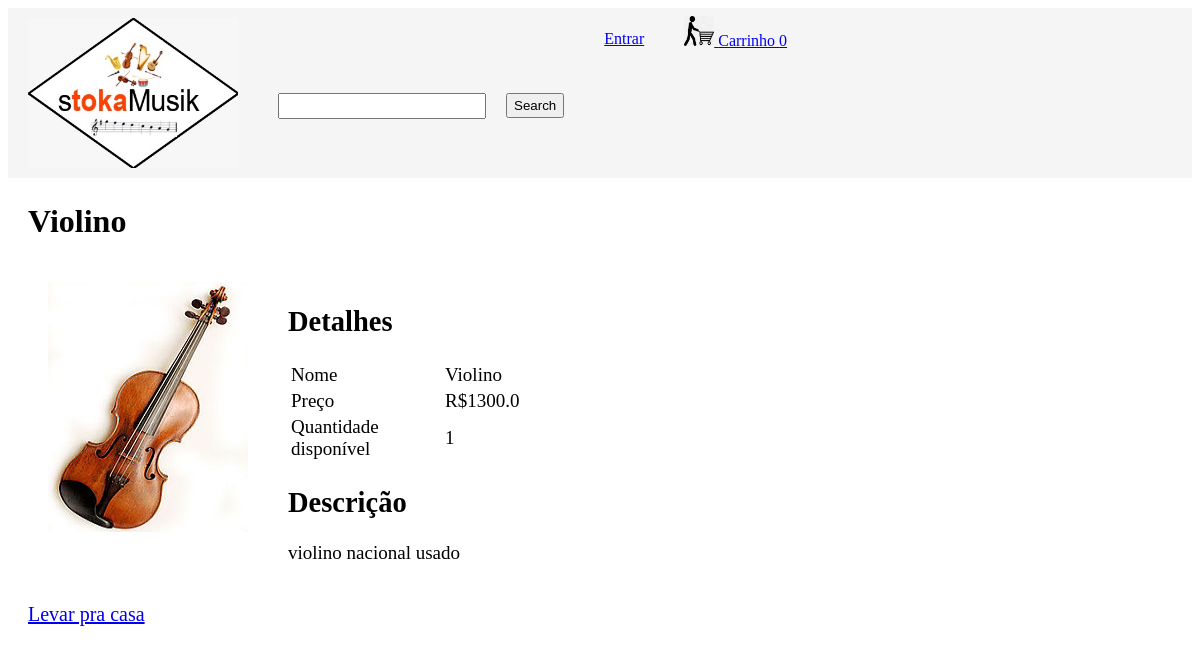
/productDescription?productId=2, run on the app's committed database.
### tables this page shows
CREATE TABLE products
  (productId INTEGER PRIMARY KEY,
  name TEXT,
  price REAL,
  description TEXT,
  image TEXT,
  stock INTEGER,
  categoryId INTEGER,
  FOREIGN KEY(categoryId) REFERENCES categories(categoryId)
  );

### main.py (the view)
@app.route('/productDescription')
def productDescription():
    loggedIn, firstName, noOfItems = getLoginDetails()
    productId = request.args.get('productId')
    with sqlite3.connect('database.db') as conn:
        cur = conn.cursor()
        cur.execute('SELECT productId, name, price, description, image, stock FROM products WHERE productId = ?', (productId, ))
        productData = cur.fetchone()
    conn.close()
    return render_template("productDescription.html", data=productData, loggedIn = loggedIn, firstName = firstName, noOfItems = noOfItems)

### main.py (called while the page is built)
def getLoginDetails():
    with sqlite3.connect('database.db') as conn:
        cur = conn.cursor()
        if 'email' not in session:
            loggedIn = False
            firstName = ''
            noOfItems = 0
        else:
            loggedIn = True
            cur.execute("SELECT userId, firstName FROM users WHERE email = ?", (session['email'], ))
            userId, firstName = cur.fetchone()
            cur.execute("SELECT count(productId) FROM kart WHERE userId = ?", (userId, ))
            noOfItems = cur.fetchone()[0]
    return (loggedIn, firstName, noOfItems)

### templates/productDescription.html (shortened to what this page needs)
<!DOCTYPE HTML>
<html>
<head>
<link rel="stylesheet" href={{url_for('static', filename='css/productDescription.css')}} />
<link rel="stylesheet" href={{ url_for('static', filename='css/topStyle.css')}} />
</head>
<body>
<div id="title">
	<a href="/">
		<img id="logo" src= {{ url_for('static', filename='images/stoka_logo.jpeg') }} />
	</a>
	<form>
		<input id="searchBox" type="text" name="searchQuery">
		<input id="searchButton" type="submit" value="Search">
	</form>
	{% if not loggedIn %}
	<div id="signInButton">
		<a class="link" href="/loginForm">Entrar</a>
	</div>
	{% endif %}
	<div id="kart">
		<a class="link" href="/cart">
			<img src={{url_for('static', filename='images/carrinho2.png')}} id="cartIcon" />
			Carrinho {{noOfItems}}
		</a>
	</div>
</div>
<div id="display">
	<div id="productName">
		<h1>{{data[1]}}</h1>
	</div>
	<div>
		<img src={{url_for('static', filename='uploads/'+data[4]) }} id="productImage"/>
	</div>
	<div id="productDescription">
		<h2>Detalhes</h2>
		<table id="descriptionTable">
			<tr>
				<td>Nome</td>
				<td>{{data[1]}}</td>
			</tr>
			<tr>
				<td>Preço</td>
				<td>R${{data[2]}}</td>
			</tr>
			<tr>
				<td>Quantidade disponível</td>
				<td>{{data[5]}}</td>
			</tr>
		</table>
		<h2>Descrição</h2>
		<p>{{data[3]}}</p>
	</div>
	<div id="addToCart">
		<a href="/addToCart?productId={{request.args.get('productId')}}">Levar pra casa</a>
	</div>
</div>
</body>
</html>

### static/css/productDescription.css (style rules this page uses)
#display { margin-top: 20px; margin-left: 20px; margin-right: 20px; margin-bottom: 20px; }
#productImage { height: 250px; width: 200px; margin-left: 20px; margin-right: 20px; margin-top: 20px; margin-bottom: 20px; display: inline-block; float: left; }
#productDescription { margin-left: 20px; margin-right: 20px; margin-top: 20px; margin-bottom: 20px; display: inline-block; font-size: 19px; }
#descriptionTable td { width: 150px; }
#addToCart { font-size: 20px; }

### static/css/topStyle.css (style rules this page uses)
#logo { height: 150px; width: 210px; margin-left: 20px; margin-top: 10px; margin-bottom: 10px; margin-right: 20px; float: left; }
#title { background-color: rgba(245, 245, 245, 0.938); display: inline-block; width: 100%; text-decoration-color: blue; }
#searchBox { height: 20px; width: 200px; margin-left: 20px; margin-top: 85px; margin-bottom: 20px; margin-right: 20px; float: left; font-size: 1.5em; }
#searchButton { height: 25px; margin-top: 85px; margin-bottom: 20px; margin-right: 20px; float: left; }
#signInButton { color: yellow; margin-top: 22px; margin-bottom: 20px; margin-left: 20px; margin-right: 20px; float: left; }
#kart { color: white; margin-top: 8px; margin-bottom: 20px; margin-left: 20px; margin-right: 20px; float: left; }
#cartIcon { height: 30px; width: 30px; }

### data on the page
products: name "Violino", image (picture), price "1300.0", stock "1", description "violino nacional usado"

### other printed values
{{ noOfItems }} "0"
